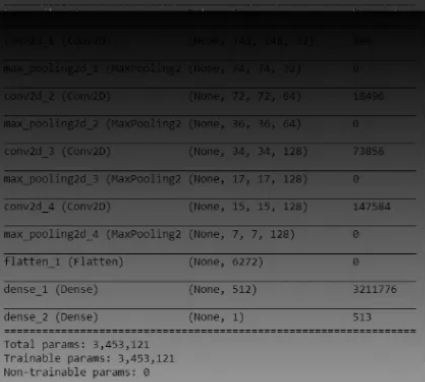
#> input picture 14_Morphological_Image_Processing/adap1.png, 425 x 382 px
$ jupyter execute 04_top_hat_operators.ipynb   (older library calls are emulated)
#> lines starting #> are read from the running program, lines starting #| are printed output that depends on the picture; after the words box and inside, x2 and y2 are one past the last pixel; in counts of white or black regions, pixels touching at a corner belong together
[cell 1]
import cv2
import numpy as np
import matplotlib.pyplot as plt

H = 100
W = 200
img = np.zeros([H,W], dtype=np.uint8)
img[20:80, 25:75] = 255
img[20:80, 125:175] = 255
img[40:60, 75:125] = 255

# Structuring element
kernel = cv2.getStructuringElement(cv2.MORPH_RECT,(3,3))

# Approach-1: Perform erosion and dilation separately and then subtract
erosion = cv2.erode(img, kernel, iterations = 1)
dilation = cv2.dilate(img, kernel, iterations=1)
gradient1 = dilation - erosion

# Approach-2: Use cv2.morphologyEx()
gradient = cv2.morphologyEx(img, cv2.MORPH_GRADIENT, kernel)

row=2
plt.subplot(row,2,1)
plt.title('original')
plt.imshow(img, cmap ='gray')

plt.subplot(row,2,3)
plt.title('gradient by subtracting erosion from dilation')
plt.imshow(gradient1, cmap ='gray')

plt.subplot(row,2,4)
plt.title('gradient by morphologyEx')
plt.imshow(gradient, cmap ='gray')

plt.gcf().set_size_inches(14, 8)
plt.show()
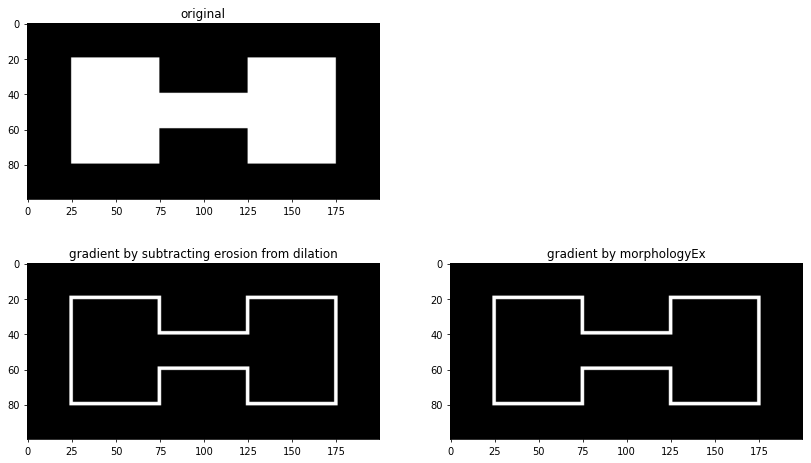
#> figure drawn by matplotlib, 3 panels

[cell 2]
# Load an image in the greyscale
img = cv2.imread('adap1.png', cv2.IMREAD_GRAYSCALE)
#> img: shape (382, 425); min 1, max 152, mean 71.1

# Apply Otsu method
ret, thres = cv2.threshold(img, 127, 255, cv2.THRESH_BINARY+cv2.THRESH_OTSU)
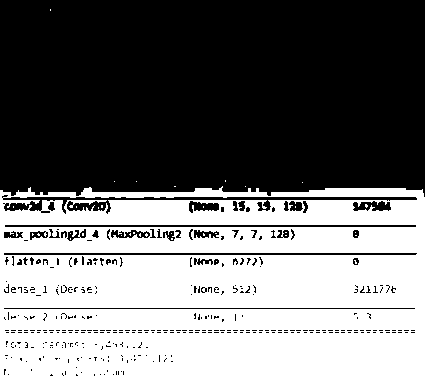
#> thres: shape (382, 425); 45.3% white; 38 white regions (37 under 20 px), largest, box (x1, y1, x2, y2) and area: (0, 186, 425, 382) 73411
#> ret = 74

# Approach 1 : Apply adaptive threshold
th3 = cv2.adaptiveThreshold(img, 255, cv2.ADAPTIVE_THRESH_GAUSSIAN_C, cv2.THRESH_BINARY, 5, 2)
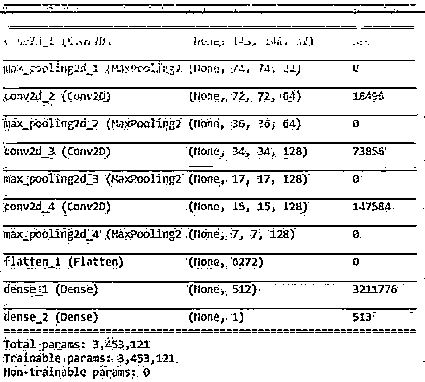
#> th3: shape (382, 425); 87.7% white; black in thin lines or dots

# Approach 2 : Apply adaptive threshold
blur = cv2.GaussianBlur(img, (5,5), 0)
row, column = np.where(img > blur-2)
blur[row, column] = 255
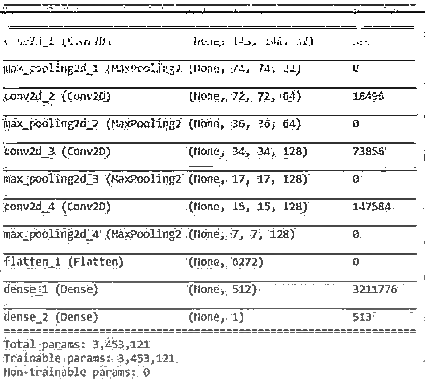
#> blur: shape (382, 425); min 4, max 255, mean 230.8

# Structuring element
kernel = cv2.getStructuringElement(cv2.MORPH_RECT,(25,25))

# Apply the opening operation
opening = cv2.morphologyEx(img, cv2.MORPH_OPEN, kernel)
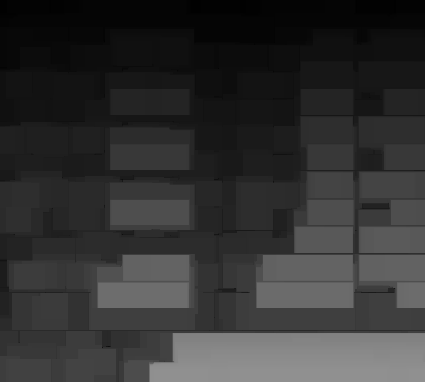
#> opening: shape (382, 425); min 1, max 144, mean 50.1

# Apply the closing operation
closing = cv2.morphologyEx(img, cv2.MORPH_CLOSE, kernel)
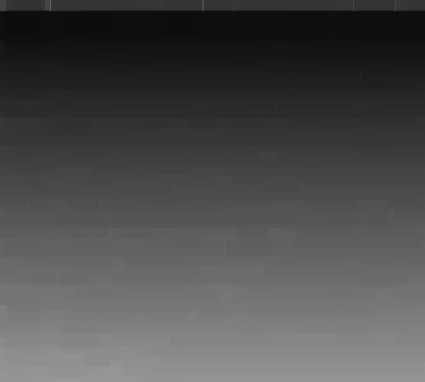
#> closing: shape (382, 425); min 13, max 152, mean 76.3

# Approach 1 : Apply the top hat transform
tophat = cv2.morphologyEx(img, cv2.MORPH_TOPHAT, kernel)
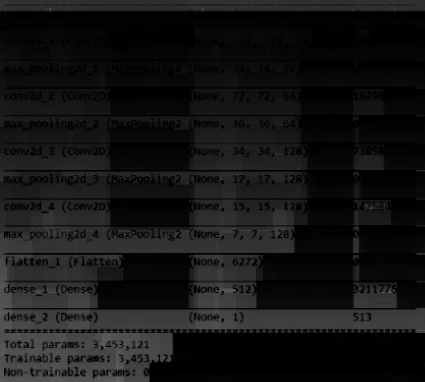
#> tophat: shape (382, 425); min 0, max 98, mean 20.9

# Approach 2 : Apply the top hat transform
tophat_32f = cv2.addWeighted(img, 1, opening, -1, 0, dtype=cv2.CV_32F) # cv2.CV_8U cv2.CV_32F
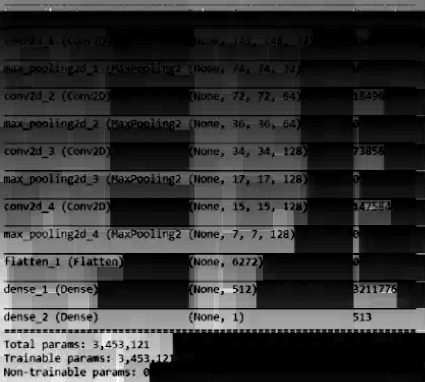
#> tophat_32f: shape (382, 425) float32; min 0, max 98, mean 20.9; drawn with min black and max white
abs_tophat_32f = np.absolute(tophat_32f)
tophat_8u1 = abs_tophat_32f/abs_tophat_32f.max()*255
tophat_8u = np.uint8(tophat_8u1)

# Approach 1 : Apply the black hat transform
blackhat = cv2.morphologyEx(img, cv2.MORPH_BLACKHAT, kernel)
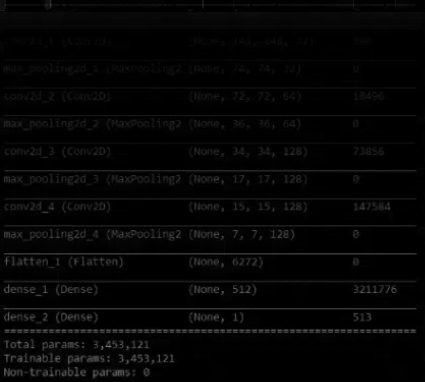
#> blackhat: shape (382, 425); min 0, max 122, mean 5.3

# Approach 2 : Apply the black hat transform
blackhat_32f = cv2.addWeighted(closing, 1, img, -1, 0, dtype=cv2.CV_32F) # cv2.CV_8U cv2.CV_32F
abs_blackhat_32f = np.absolute(blackhat_32f)
blackhat_8u1 = abs_blackhat_32f/abs_blackhat_32f.max()*255
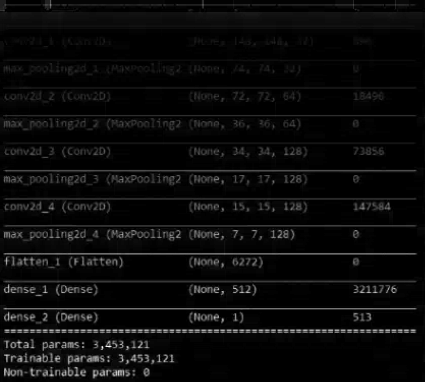
#> blackhat_8u1: shape (382, 425) float32; min 0, max 255, mean 11
blackhat_8u = np.uint8(blackhat_8u1)

plt.subplot(3,4,1)
plt.title("original")
plt.imshow(img, cmap ='gray')

plt.subplot(3,4,2)
plt.title("Otsu method")
plt.imshow(thres, cmap ='gray')

plt.subplot(3,4,3)
plt.title("adaptive threshold (approach 1)")
plt.imshow(th3, cmap ='gray')

plt.subplot(3,4,4)
plt.title("adaptive threshold (approach 2)")
plt.imshow(blur, cmap ='gray')

plt.subplot(3,4,5)
plt.title("opening")
plt.imshow(opening, cmap ='gray')

plt.subplot(3,4,6)
plt.title("closing")
plt.imshow(closing, cmap ='gray')

plt.subplot(3,4,7)
plt.title("tophat (approach 1)")
plt.imshow(tophat, cmap ='gray')

plt.subplot(3,4,8)
plt.title("tophat (approach 2)")
plt.imshow(tophat_8u, cmap ='gray')

plt.subplot(3,4,9)
plt.title("blackhat (approach 1)")
plt.imshow(blackhat, cmap ='gray')

plt.subplot(3,4,10)
plt.title("blackhat (approach 2)")
plt.imshow(blackhat_8u, cmap ='gray')

plt.gcf().set_size_inches(16, 12)
plt.show()
